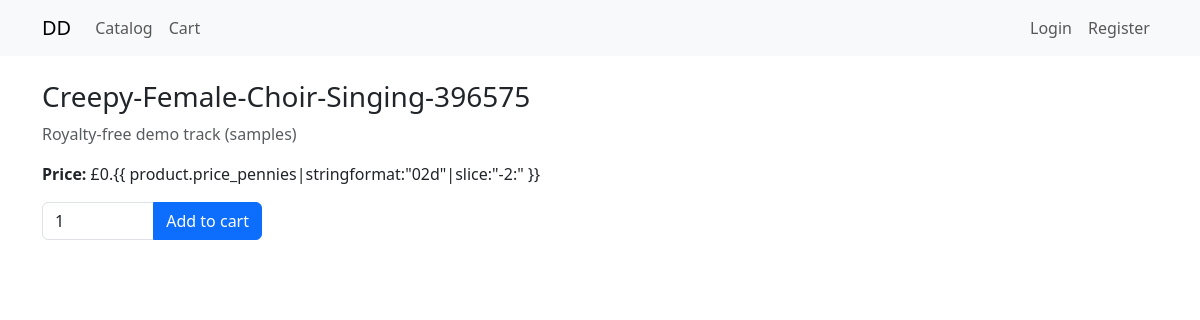
The app's page /catalog/creepy-female-choir-singing-396575/ with its own data.
### catalog/models.py (models this page shows, shortened)
class Product(models.Model):
    id = models.UUIDField(primary_key=True, default=uuid.uuid4, editable=False)
    slug = models.SlugField(unique=True, max_length=140)
    title = models.CharField(max_length=140)
    description = models.TextField(blank=True)
    price_pennies = models.PositiveIntegerField(validators=[MinValueValidator(0)])
    active = models.BooleanField(default=True)
    created_at = models.DateTimeField(auto_now_add=True)
    class Meta:
        ordering = ["-created_at"]

### catalog/views.py (the view)
# urls.py: path("<slug:slug>/", product_detail, name="detail"),
def product_detail(request, slug: str):
    product = get_object_or_404(Product, slug=slug, active=True)
    return render(request, "catalog/detail.html", {"product": product})

### templates/catalog/detail.html (shortened to what this page needs)
{% extends "base.html" %}  {% block content %}
<h1 class="h3">{{ product.title }}</h1>
<p class="text-muted">{{ product.description }}</p>
<p>
  <strong>Price:</strong> £{{ product.price_pennies|add:"0"|slice:":-2" }}.{{
  product.price_pennies|stringformat:"02d"|slice:"-2:" }}
</p>
<div class="input-group" style="max-width: 220px">
  <input
    id="qty"
    type="number"
    class="form-control"
    value="1"
    min="1"
    aria-label="Quantity"
  />
  <a
    id="btnAddToCart"
    class="btn btn-primary"
    href="{% url 'cart:add' product.id %}"
  >
    Add to cart
  </a>
  {% endblock %}

### records on screen
Product: title "Creepy-Female-Choir-Singing-396575", description "Royalty-free demo track (samples)", price_pennies|add "0"
